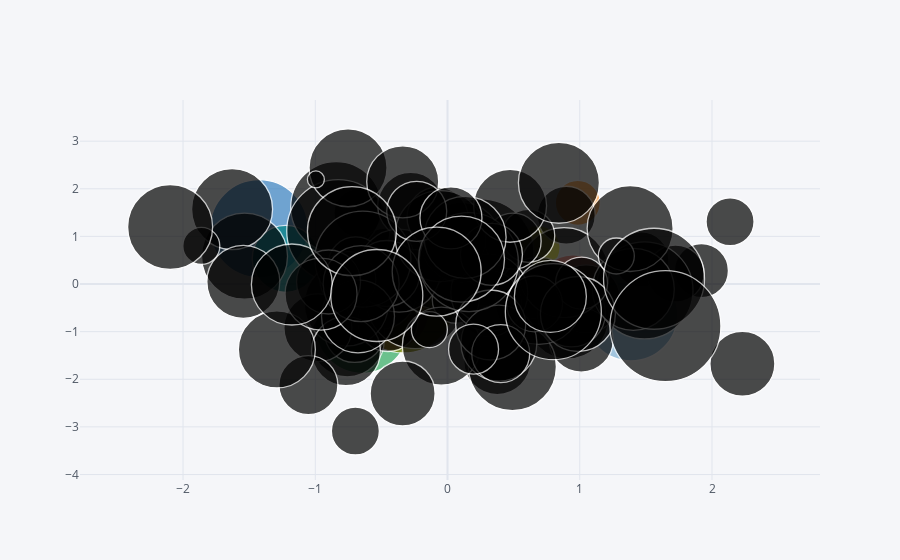

Notebook source saved alongside this figure:
### Code cell
df.iplot(kind='bubble',x='A',y='B',size='C')
